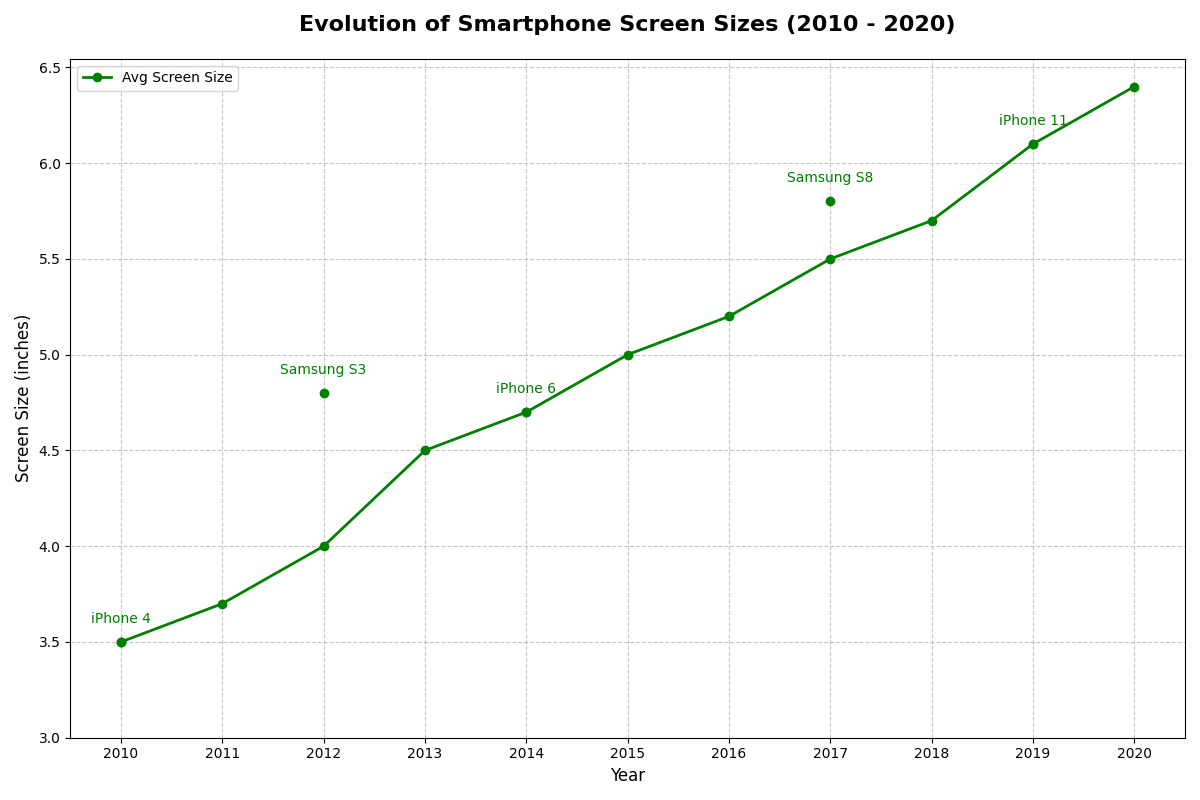

Reproduce this figure in Python.
import matplotlib.pyplot as plt
import numpy as np

years = np.array([2010, 2011, 2012, 2013, 2014, 2015, 2016, 2017, 2018, 2019, 2020])
avg_screen_sizes = np.array([3.5, 3.7, 4.0, 4.5, 4.7, 5.0, 5.2, 5.5, 5.7, 6.1, 6.4])
notable_models = {"iPhone 4": (2010, 3.5), "Samsung S3": (2012, 4.8), 
                  "iPhone 6": (2014, 4.7), "Samsung S8": (2017, 5.8), "iPhone 11": (2019, 6.1)}

fig, ax = plt.subplots(figsize=(12, 8))

ax.plot(years, avg_screen_sizes, color='green', marker='o', linestyle='-', linewidth=2, label='Avg Screen Size')

for model, (year, size) in notable_models.items():
    ax.plot(year, size, 'go')  # Green dot for notable models
    ax.text(year, size + 0.1, model, color='green', ha='center', fontsize=10)

plt.title('Evolution of Smartphone Screen Sizes (2010 - 2020)', fontsize=16, fontweight='bold', pad=20)
plt.xlabel('Year', fontsize=12)
plt.ylabel('Screen Size (inches)', fontsize=12)

ax.set_xticks(years)
ax.set_yticks(np.arange(3.0, 7.0, 0.5))
ax.grid(True, linestyle='--', alpha=0.7)

ax.legend(loc='upper left', fontsize=10)
plt.tight_layout()
plt.show()
